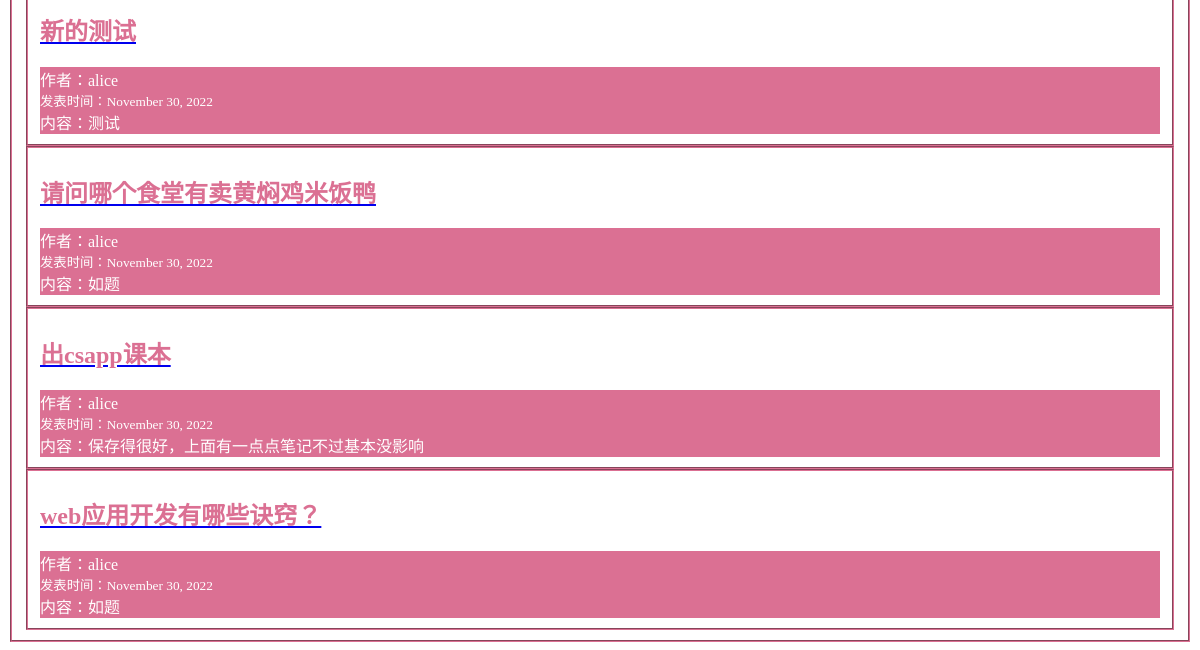
/postapp/ (lower part), run on an earlier commit of the app's database.
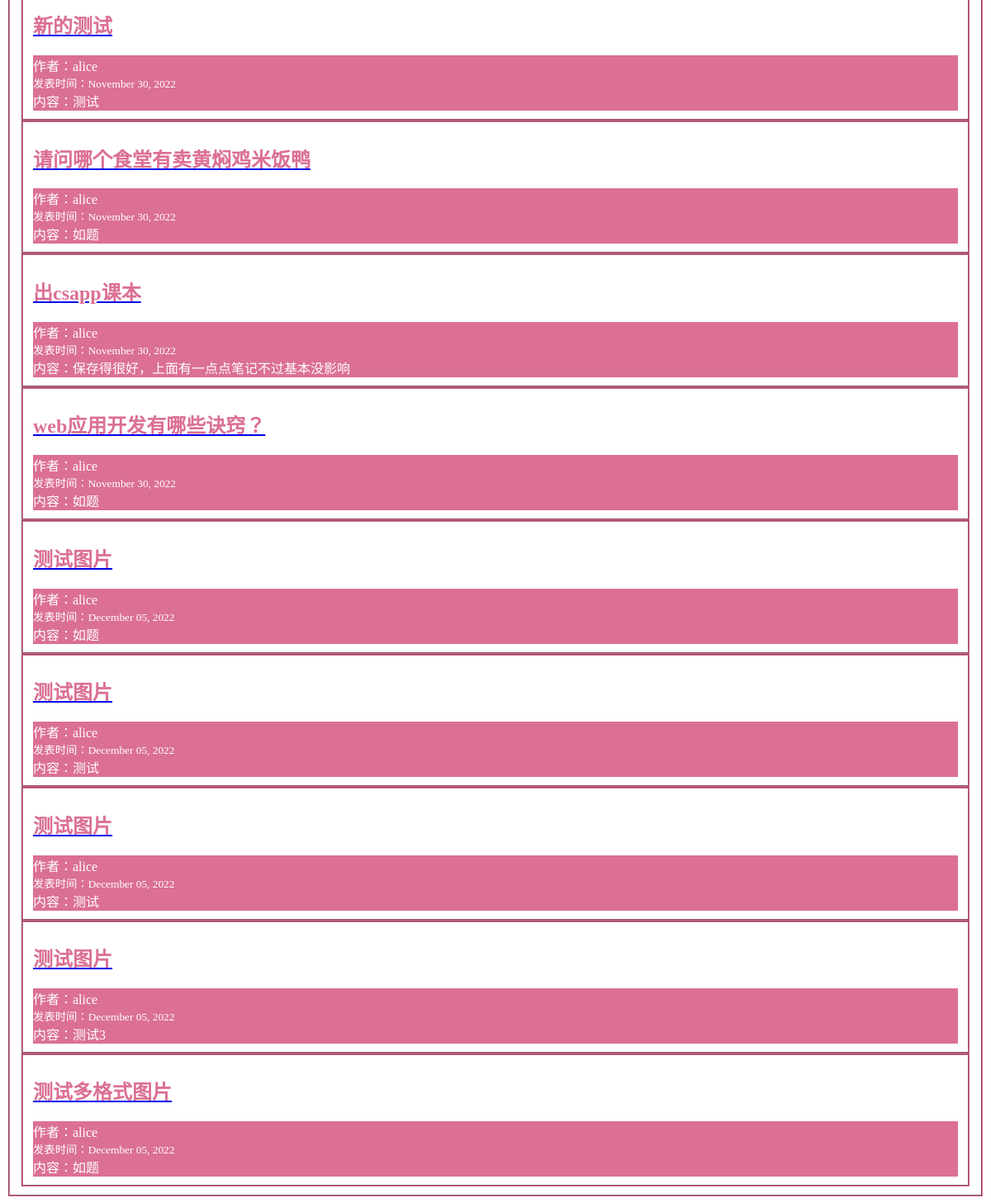
And on a later commit of the database.
### postapp/models.py (models this page shows, shortened)
class MyPost(models.Model):
    title = models.CharField(max_length=100)
    content = models.TextField()
    date_posted = models.DateTimeField(default=timezone.now)
    author = models.ForeignKey(User, on_delete=models.CASCADE)
    post_type = models.CharField(max_length=50,default="ALL")
    post_visible = models.CharField(max_length=50,default="NO")
    img_name = models.CharField(max_length=100,default="NULL")

### postapp/views.py (the view)
# urls.py: 2. Add a URL to urlpatterns:  path('', views.home, name='home')
def home(request):
    context = {
        'posts':MyPost.objects.all()
    }
    return render(request, 'postapp/home.html', context)

### postapp/templates/postapp/home.html (shortened to what this page needs)
<head>
</head>
<fieldset class="wd" style="border-width: 2px; border-color: #db7093">
{% block content %}
    {% for post in posts %}
        <fieldset class="wd" style="border-width: 2px; border-color: #db7093">
        <article>
        <h2><a href="{% url 'postapp:post-detail' post.id %}"><font color=" #db7093">{{ post.title }}</font></a></h2>
        <div>
        <label>作者：</label><a>{{ post.author }}</a><br>
        <small><label>发表时间：</label>{{ post.date_posted|date:"F d, Y" }}</small><br>
        <a>内容：{{ post.content }}</a>
        </div>
        </article>
        </fieldset>
    {% endfor %}
{% endblock content %}
</fieldset>

What changed in the data, as far as the page shows it:
added MyPost: title "测试图片", author "alice", date_posted "December 05, 2022", content "如题"
added MyPost: title "测试图片", author "alice", date_posted "December 05, 2022", content "测试"
added MyPost: title "测试图片", author "alice", date_posted "December 05, 2022", content "测试"
added MyPost: title "测试图片", author "alice", date_posted "December 05, 2022", content "测试3"
added MyPost: title "测试多格式图片", author "alice", date_posted "December 05, 2022", content "如题"
